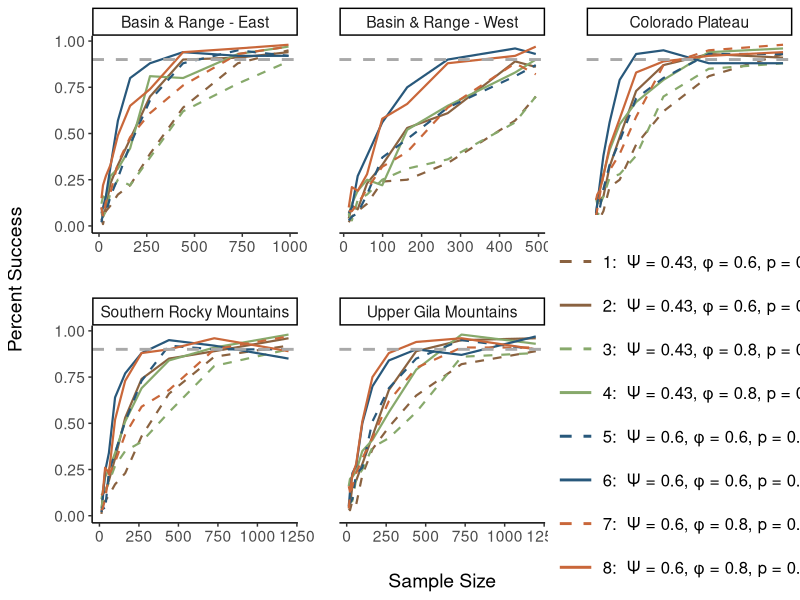
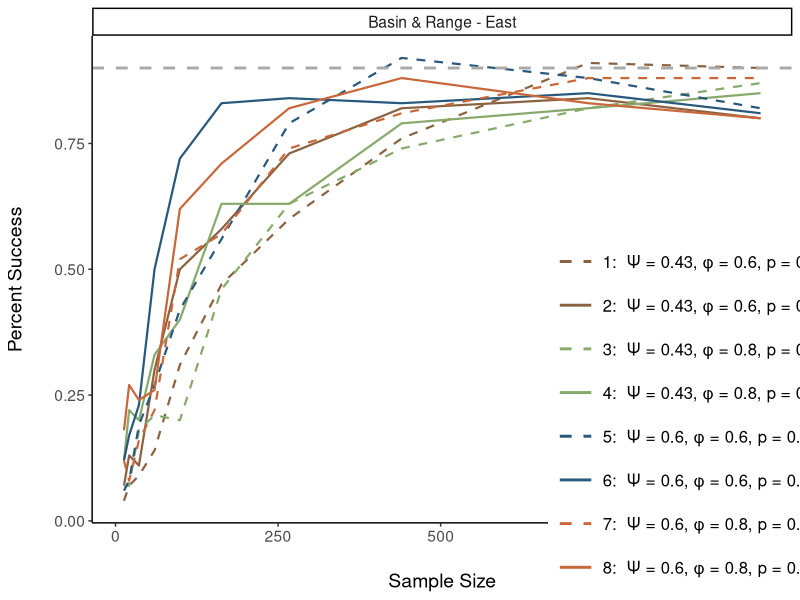

These figures' R source, in order:
library(dplyr)
library(tidyr)
library(ggplot2)
library(patchwork)

### Let's make some figures for the nimble approach
nimble_power_check <- read.csv(here::here("data/nimble_power_check.csv"))

# get dataframe of all possible scenarios
sim_scenarios_table <- data.frame(
  # these are the parameters that change, taken directly from Woods 2019
  psi = c(0.03, 0.43, 0.6), phi = c(.6, .8, .8), p = c(0.4, 0.8, .8)) %>%
  # get all possible combinations
  tidyr::expand(psi, phi,p) %>%
  # and give each unique combination an ID
  mutate(sim_num = row_number(),
         occupancy = ifelse(psi == 0.03, "low", "high")) %>%
  # these are the same for all scenarios right now, sd's from Wood 2019, psi1_low kinda made up
  #mutate(sd_phi = 0.04, sd_gamma = 0.01) %>%
  select(-sim_num) %>%
  #rowwise() %>%
  mutate(gamma = round((psi * (1-phi))/(1-psi), 2)) %>%
  #ungroup() %>%
  #group_by(phi, p, sd_phi, sd_gamma) %>%
  pivot_wider(names_from = "occupancy", values_from = c("gamma", "psi"), values_fn = list) %>%
  unnest(c(gamma_high, psi_high)) %>%
  arrange(psi_high, phi) %>%
  mutate(simulation_scenario = row_number()) %>%
  select(simulation_scenario,everything())

nimble_emu_plt <- nimble_power_check %>%
  filter(total_n < 1500) %>%
left_join(sim_scenarios_table, by = c("phi", "p", "psi" = "psi_high")) %>%
  mutate(sim_type = paste0(simulation_scenario, ":  \u03A8 = ", psi, ", \u03C6 = ", phi, ", p = ", p)) %>%
  mutate(unit = case_when(
    emu == "BRE" ~ "Basin & Range - East",
    emu == "BRW" ~ "Basin & Range - West",
    emu == "CP" ~ "Colorado Plateau",
    emu == "SRM" ~ "Southern Rocky Mountains",
    emu == "UGM" ~ "Upper Gila Mountains"
  )) %>%
  #filter(CI_type == .x) %>%
  ggplot(aes(x = total_n, y = ci_two_tail)) +
  geom_line(aes(color = sim_type, linetype = sim_type), linewidth = 0.75) +
  facet_wrap(~unit, scales = "free_x") +
  theme_classic() +
  scale_colour_discrete("", type = rep(c("#8A6240", "#87A96B", "#28587B", "#c9673a"), each = 2)) +
  scale_linetype_manual("", values=c(2,1,2,1,2,1,2,1)) +
  geom_hline(yintercept = 0.9, color = "darkgrey", linetype = "dashed", linewidth = 1) +
  theme(legend.position = "inside", legend.position.inside = c(0.85, 0.25),
        legend.text=element_text(size=12),
        legend.key.width = unit(1,"cm"),
        text=element_text(size=14),
        legend.key.spacing.y = unit(0.5, 'cm'),
        panel.spacing = unit(30, "pt"),
        axis.title.y = element_text(margin = margin(t = 0, r = 20, b = 0, l = 0)),
        axis.title.x = element_text(margin = margin(t = 20, r = 0, b = 0, l = 0))
  ) +
  guides(linetype = guide_legend(override.aes = list(linewidth = 1))# byrow = TRUE),
         #color = guide_legend(byrow = TRUE)
  ) +
  ylab("Percent Success") +
  xlab("Sample Size")

ggsave(here::here("figures/emu_power_nimble.png"), nimble_emu_plt, height = 12, width = 10)


### Let's get the same thing with the spoccupancy approach
power_eval <- read.csv(here::here("data/power_eval.csv"))

bre_spoc_plt <- power_eval %>%
                           filter(total_n < 1200, emu == "BRE") %>%
                           select(-sim_id) %>%
                           left_join(sim_scenarios_table, by = c("phi", "p", "psi" = "psi_high")) %>%
                           mutate(sim_type = paste0(simulation_scenario, ":  \u03A8 = ", psi, ", \u03C6 = ", phi, ", p = ", p)) %>%
                           mutate(unit = case_when(
                             emu == "BRE" ~ "Basin & Range - East",
                             emu == "BRW" ~ "Basin & Range - West",
                             emu == "CP" ~ "Colorado Plateau",
                             emu == "SRM" ~ "Southern Rocky Mountains",
                             emu == "UGM" ~ "Upper Gila Mountains"
                           )) %>%
                           filter(CI_type == 0.95) %>%
                           ggplot(aes(x = total_n, y = ci_check)) +
                           geom_line(aes(color = sim_type, linetype = sim_type), linewidth = 0.75) +
                           facet_wrap(~unit, scales = "free_x") +
                           theme_classic() +
                           scale_colour_discrete("", type = rep(c("#8A6240", "#87A96B", "#28587B", "#c9673a"), each = 2)) +
                           scale_linetype_manual("", values=c(2,1,2,1,2,1,2,1)) +
                           geom_hline(yintercept = 0.9, color = "darkgrey", linetype = "dashed", linewidth = 1) +
                           theme(legend.position = "inside", legend.position.inside = c(0.85, 0.25),
                                 legend.text=element_text(size=12),
                                 legend.key.width = unit(1,"cm"),
                                 text=element_text(size=14),
                                 legend.key.spacing.y = unit(0.5, 'cm'),
                                 panel.spacing = unit(30, "pt"),
                                 axis.title.y = element_text(margin = margin(t = 0, r = 20, b = 0, l = 0)),
                                 axis.title.x = element_text(margin = margin(t = 20, r = 0, b = 0, l = 0))
                           ) +
                           guides(linetype = guide_legend(override.aes = list(linewidth = 1))# byrow = TRUE),
                                  #color = guide_legend(byrow = TRUE)
                           ) +
                           ylab("Percent Success") +
                           xlab("Sample Size")

ggsave(here::here("figures/bre_power_spoc.png"), bre_spoc_plt, height = 12, width = 10)
